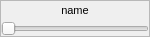
<?xml version="1.0" encoding="UTF-8"?>
<ui version="4.0">
 <class>output</class>
 <widget class="QWidget" name="output">
  <property name="geometry">
   <rect>
    <x>0</x>
    <y>0</y>
    <width>150</width>
    <height>37</height>
   </rect>
  </property>
  <property name="minimumSize">
   <size>
    <width>100</width>
    <height>0</height>
   </size>
  </property>
  <property name="maximumSize">
   <size>
    <width>150</width>
    <height>37</height>
   </size>
  </property>
  <property name="windowTitle">
   <string>Form</string>
  </property>
  <layout class="QGridLayout" name="gridLayout">
   <property name="leftMargin">
    <number>0</number>
   </property>
   <property name="topMargin">
    <number>0</number>
   </property>
   <property name="rightMargin">
    <number>0</number>
   </property>
   <property name="bottomMargin">
    <number>0</number>
   </property>
   <property name="spacing">
    <number>2</number>
   </property>
   <item row="0" column="0">
    <widget class="QFrame" name="frame">
     <property name="frameShape">
      <enum>QFrame::StyledPanel</enum>
     </property>
     <property name="frameShadow">
      <enum>QFrame::Plain</enum>
     </property>
     <property name="midLineWidth">
      <number>0</number>
     </property>
     <layout class="QVBoxLayout" name="verticalLayout">
      <property name="spacing">
       <number>1</number>
      </property>
      <property name="leftMargin">
       <number>0</number>
      </property>
      <property name="topMargin">
       <number>0</number>
      </property>
      <property name="rightMargin">
       <number>0</number>
      </property>
      <property name="bottomMargin">
       <number>0</number>
      </property>
      <item>
       <widget class="QLabel" name="label">
        <property name="enabled">
         <bool>true</bool>
        </property>
        <property name="minimumSize">
         <size>
          <width>0</width>
          <height>0</height>
         </size>
        </property>
        <property name="font">
         <font>
          <pointsize>8</pointsize>
         </font>
        </property>
        <property name="frameShape">
         <enum>QFrame::NoFrame</enum>
        </property>
        <property name="text">
         <string>name</string>
        </property>
        <property name="textFormat">
         <enum>Qt::PlainText</enum>
        </property>
        <property name="scaledContents">
         <bool>false</bool>
        </property>
        <property name="alignment">
         <set>Qt::AlignCenter</set>
        </property>
        <property name="wordWrap">
         <bool>false</bool>
        </property>
        <property name="margin">
         <number>1</number>
        </property>
        <property name="indent">
         <number>-1</number>
        </property>
       </widget>
      </item>
      <item>
       <widget class="QSlider" name="slider">
        <property name="enabled">
         <bool>true</bool>
        </property>
        <property name="minimum">
         <number>0</number>
        </property>
        <property name="maximum">
         <number>1000</number>
        </property>
        <property name="orientation">
         <enum>Qt::Horizontal</enum>
        </property>
        <property name="tickPosition">
         <enum>QSlider::NoTicks</enum>
        </property>
       </widget>
      </item>
     </layout>
    </widget>
   </item>
  </layout>
 </widget>
 <resources/>
 <connections/>
</ui>
